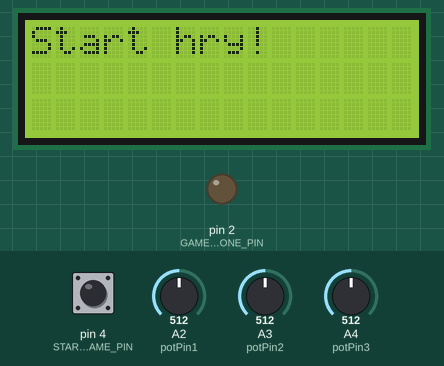
The sketch below on a simulated Arduino Uno, built with avr-gcc and run on an emulated ATmega328P. On the bench: 16×3 character LCD, output pins drawn as LEDs (lit = HIGH). The test bench sets the inputs (shaded band); at power-on: pin 4 (START_GAME_PIN) HIGH, A2 (potPin1) = 512, A3 (potPin2) = 512, A4 (potPin3) = 512. Random numbers use the default seed unless the sketch sets one; what the sketch prints to the serial monitor is not drawn.

Above: at 0.2 s.
At 1.2 s:
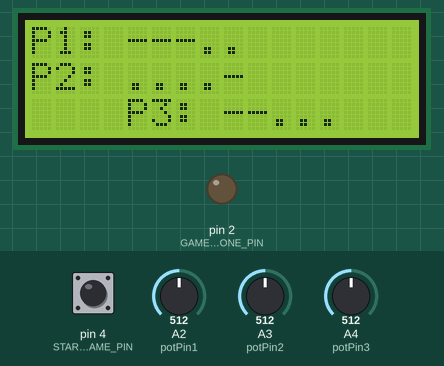

The sketch:

Morseovka.ino
```cpp
#include <Wire.h>
#include <LiquidCrystal_I2C.h>

// Piny pro potenciometry
const int potPin1 = A2;
const int potPin2 = A3;
const int potPin3 = A4;

// Správné piny pro relé
#define START_GAME_PIN 4 // ESP ➝ relé ➝ Arduino (INPUT)
#define GAME_DONE_PIN 2  // Arduino ➝ relé ➝ ESP (OUTPUT)

// Hodnoty cílových pozic a proměnné
int target1, target2, target3;
int potValue1, potValue2, potValue3;
int position1, position2, position3;

LiquidCrystal_I2C lcd(0x27, 16, 3);

// Morseovka pro čísla 0–9
String morseCode[] = {
  "-----", ".----", "..---", "...--", "....-",
  ".....", "-....", "--...", "---..", "----."
};

// Náhodné číslo 1–9
int generateRandomPosition() {
  return random(1, 10);
}

// Vygeneruj 3 unikátní pozice
void generateUniquePositions() {
  do {
    target1 = generateRandomPosition();
    target2 = generateRandomPosition();
    target3 = generateRandomPosition();
  } while (target1 == target2 || target1 == target3 || target2 == target3);
}

// Číslo na morseovku
String numberToMorse(int number) {
  if (number >= 0 && number <= 9) {
    return morseCode[number];
  }
  return "";
}

void setup() {
  Serial.begin(9600);
  randomSeed(analogRead(0));

  lcd.begin(16, 3);
  lcd.setBacklight(1);
  lcd.setCursor(0, 0);
  lcd.print("Inicializace...");

  // Nastavení pinů pro relé
  pinMode(START_GAME_PIN, INPUT);
  pinMode(GAME_DONE_PIN, OUTPUT);
  digitalWrite(GAME_DONE_PIN, LOW); // Na začátku neposíláme nic

  Serial.println(">> Kontroluji stav výstupu...");

  // Ochrana: pokud je výstupní relé (pin 2) aktivní, něco je špatně
  if (digitalRead(GAME_DONE_PIN) == HIGH) {
    Serial.println("CHYBA: Výstupní relé (pin 2) je AKTIVNÍ! Zkontroluj zapojení!");
    lcd.clear();
    lcd.setCursor(0, 0);
    lcd.print("CHYBA RELÉ PIN 2");
    while (true); // zastaví program
  }

  lcd.clear();
  lcd.print("Cekam na ESP...");
  Serial.println(">> Cekam na START z ESP (pin 4)...");

  // Čekání na start hry od ESP
  while (digitalRead(START_GAME_PIN) == LOW) {
    delay(100);
  }

  Serial.println(">> START potvrzen. Spoustim hru.");
  lcd.clear();
  lcd.print("Start hry!");
  delay(1000);

  // Vygeneruj cílové hodnoty
  generateUniquePositions();

  Serial.print("Pot1: "); Serial.print(target1);
  Serial.print(" | Pot2: "); Serial.print(target2);
  Serial.print(" | Pot3: "); Serial.println(target3);

  // Zobraz Morse kód na LCD
  lcd.clear();
  lcd.setCursor(0, 0);
  lcd.print("P1: "); lcd.print(numberToMorse(target1));
  lcd.setCursor(0, 1);
  lcd.print("P2: "); lcd.print(numberToMorse(target2));
  lcd.setCursor(0, 2);
  lcd.print("P3: "); lcd.print(numberToMorse(target3));
  delay(2000);
}

void loop() {
  potValue1 = analogRead(potPin1);
  potValue2 = analogRead(potPin2);
  potValue3 = analogRead(potPin3);

  position1 = map(potValue1, 0, 1023, 1, 10);
  position2 = map(potValue2, 0, 1023, 1, 10);
  position3 = map(potValue3, 0, 1023, 1, 10);

  Serial.print("Pozice 1: "); Serial.print(position1);
  Serial.print(" | Pozice 2: "); Serial.print(position2);
  Serial.print(" | Pozice 3: "); Serial.println(position3);

  if (position1 == target1 && position2 == target2 && position3 == target3) {
    lcd.clear();
    lcd.setCursor(0, 0);
    lcd.print("Hotovo!");

    Serial.println(">> Hra dokoncena, posilam signal ESP");

    // Pošle signál zpět na ESP přes relé (pin 2)
    digitalWrite(GAME_DONE_PIN, HIGH);
    delay(1000);
    digitalWrite(GAME_DONE_PIN, LOW);

    while (true); // hra skončila, zůstane viset
  }

  delay(1000);
}
```
